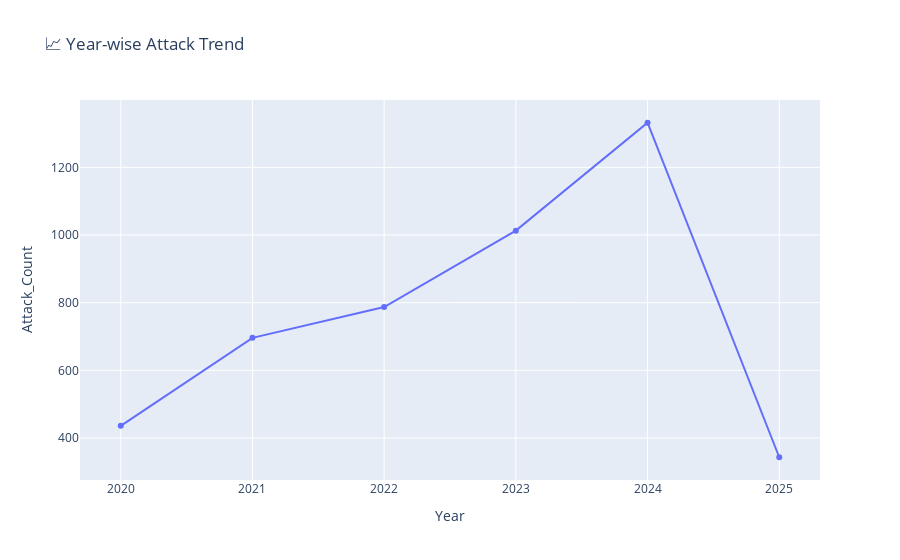
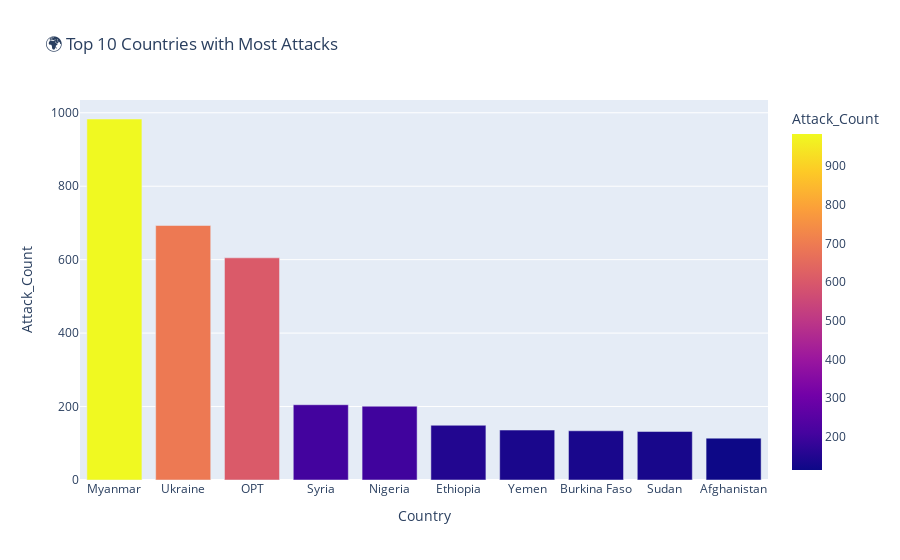
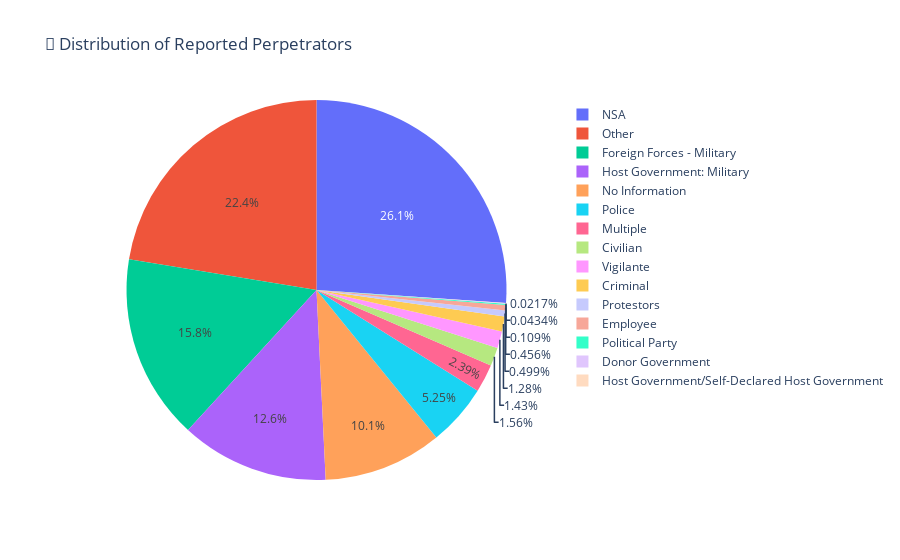
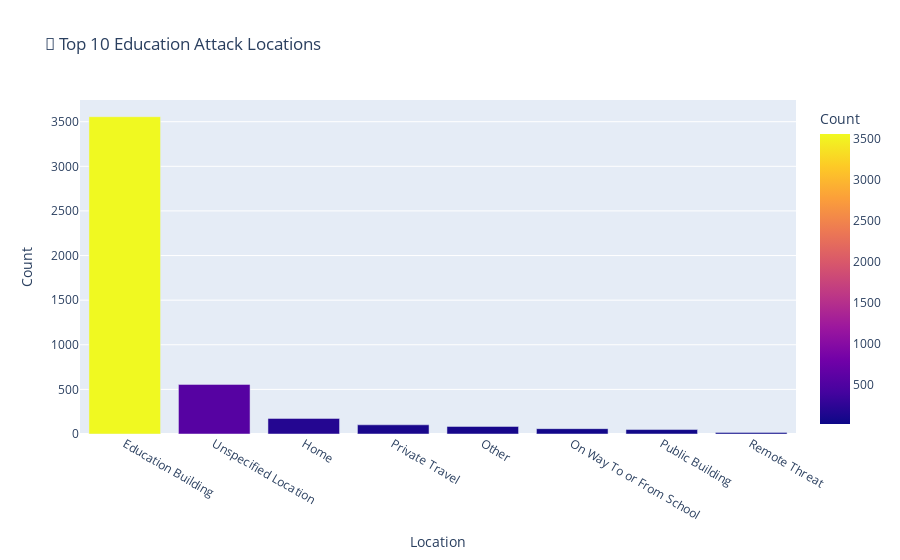

These figures' notebook cell, in order:
### Code cell
# 📌 Step 1: Import Libraries
import pandas as pd
import plotly.express as px

# 📌 Step 2: Load Dataset
df = pd.read_excel("2020-2025-education-in-danger-incident-data.xlsx")   # <-- yahin aap apna dataset ka naam rakhiye
df["Attack_Count"] = 1  # har row ek attack maana
df["Year"] = pd.to_datetime(df["Date"], errors="coerce").dt.year

# 📌 Step 3: Year-wise Attack Trend
trend = df.groupby("Year")["Attack_Count"].sum().reset_index()
fig = px.line(trend, x="Year", y="Attack_Count", markers=True,
            title="📈 Year-wise Attack Trend")
fig.show()

# 📌 Step 4: Top 10 Countries by Attacks
top_countries = df.groupby("Country")["Attack_Count"].sum().nlargest(10).reset_index()
fig = px.bar(top_countries, x="Country", y="Attack_Count",
            title="🌍 Top 10 Countries with Most Attacks",
            color="Attack_Count")
fig.show()

# 📌 Step 5: Perpetrator Distribution
fig = px.pie(df, names="Reported Perpetrator",
            title="👥 Distribution of Reported Perpetrators")
fig.show()

# 📌 Step 6: Attack Locations (Top 10)
loc_counts = df["Location of event"].value_counts().nlargest(10).reset_index()
loc_counts.columns = ["Location","Count"]
fig = px.bar(loc_counts, x="Location", y="Count",
            title="🏫 Top 10 Education Attack Locations",
            color="Count")
fig.show()

# 📌 Step 7: Student Impact (Killed, Injured, Kidnapped, Arrested)
impact_cols = ["Students Killed","Students Injured","Students Kidnapped","Students Arrested"]
impact = df[impact_cols].sum().reset_index()
impact.columns = ["Impact_Type","Count"]
fig = px.bar(impact, x="Impact_Type", y="Count",
            title="👦 Impact on Students",
            color="Count")
fig.show()

# 📌 Step 8: Region-wise Attack Trend (Admin 1)
region_trend = df.groupby(["Year","Admin 1"])["Attack_Count"].sum().reset_index()
fig = px.line(region_trend, x="Year", y="Attack_Count", color="Admin 1",
            title="📊 Region-wise Attack Trend (Admin 1)")
fig.show()

### Figure 1 — Plotly figure (JSON) as saved in the notebook; plotly's stock layout.template omitted (floating-point values rounded to 4 significant figures)
{"data": [{"hovertemplate": "Year=%{x}<br>Attack_Count=%{y}<extra></extra>", "legendgroup": "", "line": {"color": "#636efa", "dash": "solid"}, "marker": {"symbol": "circle"}, "mode": "lines+markers", "name": "", "orientation": "v", "showlegend": false, "type": "scatter", "x": [2020, 2021, 2022, 2023, 2024, 2025], "xaxis": "x", "y": [436, 696, 787, 1013, 1332, 343], "yaxis": "y"}], "layout": {"legend": {"tracegroupgap": 0}, "title": {"text": "📈 Year-wise Attack Trend"}, "xaxis": {"anchor": "y", "domain": [0, 1], "title": {"text": "Year"}}, "yaxis": {"anchor": "x", "domain": [0, 1], "title": {"text": "Attack_Count"}}}}

### Figure 2 — Plotly figure (JSON) as saved in the notebook; plotly's stock layout.template omitted (floating-point values rounded to 4 significant figures)
{"data": [{"hovertemplate": "Country=%{x}<br>Attack_Count=%{marker.color}<extra></extra>", "legendgroup": "", "marker": {"color": [983, 693, 605, 205, 201, 149, 136, 134, 132, 114], "coloraxis": "coloraxis", "pattern": {"shape": ""}}, "name": "", "orientation": "v", "showlegend": false, "textposition": "auto", "type": "bar", "x": ["Myanmar", "Ukraine", "OPT", "Syria", "Nigeria", "Ethiopia", "Yemen", "Burkina Faso", "Sudan", "Afghanistan"], "xaxis": "x", "y": [983, 693, 605, 205, 201, 149, 136, 134, 132, 114], "yaxis": "y"}], "layout": {"barmode": "relative", "coloraxis": {"colorbar": {"title": {"text": "Attack_Count"}}, "colorscale": [[0, "#0d0887"], [0.1111, "#46039f"], [0.2222, "#7201a8"], [0.3333, "#9c179e"], [0.4444, "#bd3786"], [0.5556, "#d8576b"], [0.6667, "#ed7953"], [0.7778, "#fb9f3a"], [0.8889, "#fdca26"], [1, "#f0f921"]]}, "legend": {"tracegroupgap": 0}, "title": {"text": "🌍 Top 10 Countries with Most Attacks"}, "xaxis": {"anchor": "y", "domain": [0, 1], "title": {"text": "Country"}}, "yaxis": {"anchor": "x", "domain": [0, 1], "title": {"text": "Attack_Count"}}}}

### Figure 3 — Plotly figure (JSON) as saved in the notebook; plotly's stock layout.template omitted (floating-point values rounded to 4 significant figures; data arrays with more than 128 entries replaced by an {"elided": "..."} marker saying what was removed)
{"data": [{"domain": {"x": [0, 1], "y": [0, 1]}, "hovertemplate": "Reported Perpetrator=%{label}<extra></extra>", "labels": {"elided": "4607 str values"}, "legendgroup": "", "name": "", "showlegend": true, "type": "pie"}], "layout": {"legend": {"tracegroupgap": 0}, "title": {"text": "👥 Distribution of Reported Perpetrators"}}}

### Figure 4 — Plotly figure (JSON) as saved in the notebook; plotly's stock layout.template omitted (floating-point values rounded to 4 significant figures)
{"data": [{"hovertemplate": "Location=%{x}<br>Count=%{marker.color}<extra></extra>", "legendgroup": "", "marker": {"color": [3556, 556, 175, 103, 85, 60, 50, 18], "coloraxis": "coloraxis", "pattern": {"shape": ""}}, "name": "", "orientation": "v", "showlegend": false, "textposition": "auto", "type": "bar", "x": ["Education Building ", "Unspecified Location", "Home", "Private Travel", "Other", "On Way To or From School", "Public Building", "Remote Threat"], "xaxis": "x", "y": [3556, 556, 175, 103, 85, 60, 50, 18], "yaxis": "y"}], "layout": {"barmode": "relative", "coloraxis": {"colorbar": {"title": {"text": "Count"}}, "colorscale": [[0, "#0d0887"], [0.1111, "#46039f"], [0.2222, "#7201a8"], [0.3333, "#9c179e"], [0.4444, "#bd3786"], [0.5556, "#d8576b"], [0.6667, "#ed7953"], [0.7778, "#fb9f3a"], [0.8889, "#fdca26"], [1, "#f0f921"]]}, "legend": {"tracegroupgap": 0}, "title": {"text": "🏫 Top 10 Education Attack Locations"}, "xaxis": {"anchor": "y", "domain": [0, 1], "title": {"text": "Location"}}, "yaxis": {"anchor": "x", "domain": [0, 1], "title": {"text": "Count"}}}}
